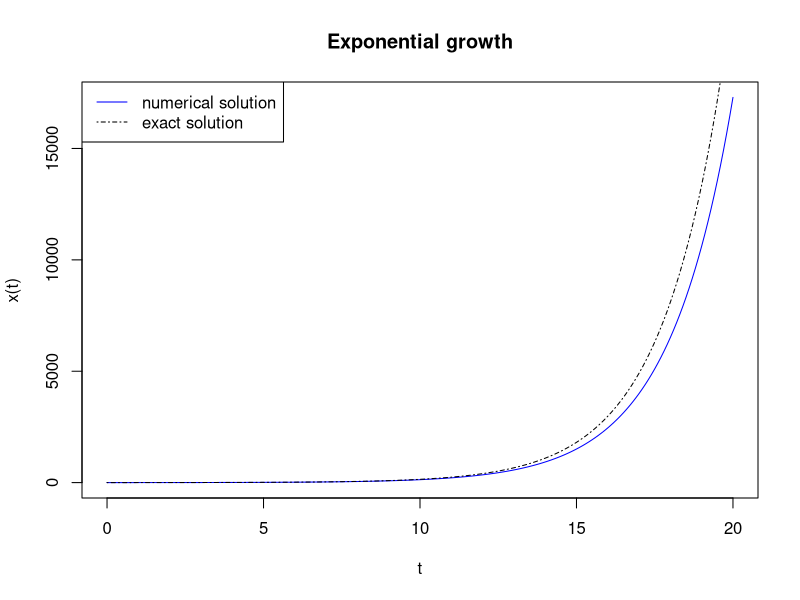

Reproduce this figure in R.
# Write a general ode-solver, taking the function f(t,x) as an input parameter. 
rm(list=ls())
my_ode_solver <- function(f, x0, t0, t_max) {
  delta_t <- 0.1 # fixed time-step

  # vector of t-values:
  t <- seq(t0, t_max, by=delta_t)
  
  # vector of calculated solution:
  x_solution <- rep(0, length(t))
  
  #  Start by setting x=x0
  x <- x0
  x_solution[1] <- x0
  
  for (ti in 2:length(t)) {
    # Calculate dx/dt = f(t,x)
    dxdt <- f(t[ti-1], x) # We use derivative at t-delta_t to calculate x at t
    
    # Calculate Δx=f(t,x)Δt
    delta_x <- dxdt*delta_t
    
    # Update x
    x <- x + delta_x
    
    # Store solution:
    x_solution[ti] <- x
  }
  
  # return a list with t and x-values:
  return(list(t=t, x=x_solution))
}

# Test with exponential growth:
r <- 0.5 # exponential growth rate
exp_growth <- function(t,x) {
  dxdt <- r*x
  return(dxdt)
}

x0 <- 1
t0 <- 0
t_max <- 20
solution <- my_ode_solver(exp_growth, x0, t0, t_max)
plot(solution$t, solution$x, type='l', col='blue', xlab='t', ylab='x(t)', main='Exponential growth')
# compare to exact solution:
x_exact <- x0*exp(r*solution$t)
lines(solution$t, x_exact, col='black', lty='dotdash' )
legend('topleft', legend=c('numerical solution','exact solution'), col=c('blue','black'), lty=c('solid','dotdash'))